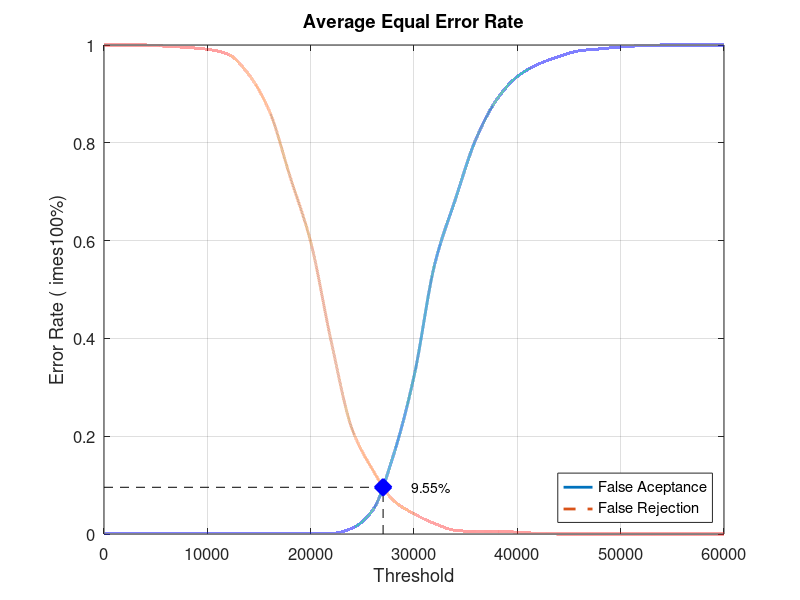
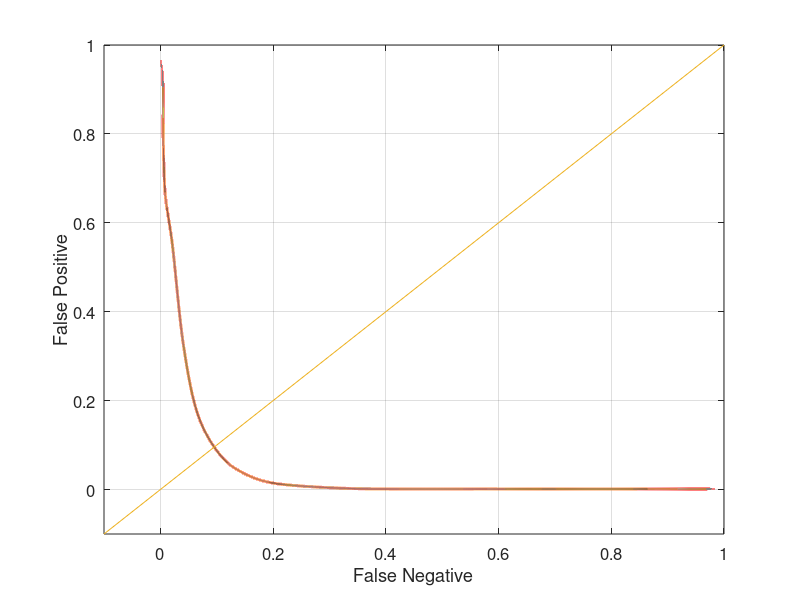

Write the MATLAB code that produced these figures, in order.
close all;
clear;
clc;
x = 0:2000:60000;
xq = 0:0.5:60000;

y0 = [0 0.00131579 0.00131579 0.00131579 0.00131579 0.00131579 0.00131579 0.00131579 0.00131579 0.00131579 0.00131579 0.00131579 0.0118421 0.0486842 0.160526 0.322368 0.551316 0.684211 0.807895 0.888158 0.935526 0.960526 0.976316 0.988158 0.992105 0.996053 0.998684 1 1 1 1]
yy0 = interp1(x, y0, xq, 'pchip');
y1 = [1 1 1 0.9975 0.995 0.99125 0.98125 0.94 0.865 0.73125 0.5975 0.3925 0.215 0.13125 0.06875 0.04125 0.02125 0.0075 0.005 0.005 0.00375 0.00125 0 0 0 0 0 0 0 0 0]
yy1 = interp1(x, y1, xq, 'pchip');

% Calculating EER: 
y2 = abs(y0 - y1);
find(y2 == min(y2))
yy2 = abs(yy0 - yy1);
xEER = find(yy2 == min(yy2));
xEERIndex = xq(xEER) % X-axis EER
yEER = yy0(xEER) % Y-axis EER

main = figure
plot(xq, yy0,'-','LineWidth', 2);	hold on
plot(xq, yy1,'--','LineWidth', 2);	hold on
plot([xEERIndex xEERIndex], [0 yEER], 'k--');	hold on
plot([0 xEERIndex], [yEER yEER], 'k--');	hold on
plot(xEERIndex, yEER, 'bx', 'LineWidth', 10);	hold on
text(xEERIndex + 10 * xEERIndex / 100, yEER, [num2str(round((10000 * yEER)) / 100) '%'])
legend('False Aceptance', 'False Rejection', 'Location', 'SouthEast')
xlabel('Threshold')
ylabel('Error Rate (	imes100%)')
title('Average Equal Error Rate')
set(gca, 'FontSize', 12)
axis([0 60000 0 1])
grid on

print(main, 'Experiment2AverageMain', '-dpng');
FNRxFPR = figure('Color', [1 1 1]);
plot(yy1, yy0, '-', yy1, yy0, 'LineWidth', 2);
hold on
y = -0.1:0.1:1
plot(y, y); 
set(gca, 'FontSize', 12)
xlabel('False Negative')
ylabel('False Positive')
axis([-0.1 1 -0.1 1])
set(gca, 'FontSize', 12)
grid on

print(FNRxFPR, 'Experiment2AverageFNRxFPR','-dpng');
